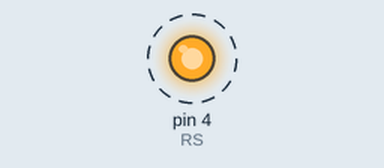
The sketch below on a simulated Arduino Uno, built with avr-gcc and run on an emulated ATmega328P. Parts: output pins drawn as LEDs (lit = HIGH). Dashed ring = blinking. Pins used as bus, display or sensor lines are not drawn.

Above: at 0.5 s.
Timing chart, 0 to 4.6 s (numbered marks = the images above):
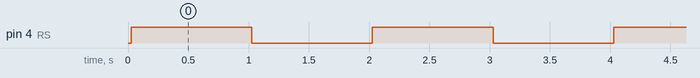

The sketch:

lcd_controller.ino
```cpp
#define RS    4
#define RW    9 // Not used because i'm just writing data to the display
#define E     6
#define D7    13
#define D6    12
#define D5    11
#define D4    10
#define BUFF  24

int strlen(char *s)
{
  int i = 0;
  while (s[i])
    s[i++];
  return (i);
}

void strobe(void)
{
  digitalWrite(E, HIGH);
  digitalWrite(E, LOW);
}

// This function receives a byte of data
// It then sets or resets the corresponding bits and sends them to the display
void send_byte(byte c)
{
  if (c & 0x80) digitalWrite(D7, HIGH); else  digitalWrite(D7, LOW);
  if (c & 0x40) digitalWrite(D6, HIGH); else  digitalWrite(D6, LOW);
  if (c & 0x20) digitalWrite(D5, HIGH); else  digitalWrite(D5, LOW);
  if (c & 0x10) digitalWrite(D4, HIGH); else  digitalWrite(D4, LOW);
  strobe();   // Necessary strobe because of 4-bit mode
  if (c & 0x08) digitalWrite(D7, HIGH); else  digitalWrite(D7, LOW);
  if (c & 0x04) digitalWrite(D6, HIGH); else  digitalWrite(D6, LOW);
  if (c & 0x02) digitalWrite(D5, HIGH); else  digitalWrite(D5, LOW);
  if (c & 0x01) digitalWrite(D4, HIGH); else  digitalWrite(D4, LOW);
  strobe();
  delayMicroseconds(40);
}

// This initializes the display in 4-bit mode
void lcd_init(void)
{
  pinMode(RS, OUTPUT);
  // pinMode(RW, INPUT); In the schematic RW is always tied to GND because i don't need to receives data from it
  pinMode(E , OUTPUT);
  pinMode(D7, OUTPUT);
  pinMode(D6, OUTPUT);
  pinMode(D5, OUTPUT);
  pinMode(D4, OUTPUT);

  digitalWrite(RS, LOW);
  delay(15);

  digitalWrite(D4, HIGH);
  digitalWrite(D5, HIGH);
  strobe();
  delay(5);
  strobe();
  delayMicroseconds(100);

  strobe();
  delay(5);

  // 4-bit mode
  send_byte(0x28);
  send_byte(0x0c);
  send_byte(0x06);
  send_byte(0x01);
}


// Takes a string as an argument and sends each byte of each char of the string to the display
void lcd_puts(const char * s)
{
  digitalWrite(RS,HIGH);
  if (strlen(s) > 16)
  {
    int i = 0;
    while (i < 16)                   // Write text until the end of the display
    {
        send_byte(s[i]);
        i++;
    }
    int x = 0;
    while (x < BUFF)                 // Add the spaces to fill the buffer
    {
      send_byte(' ');
      x++;
    }
    if (s[i] == ' ')i++;             // Get rid of the beginning space if at the cut
    while(s[i])send_byte(s[i++]);    // Write the rest of the text
  }
  else
    while(*s)send_byte(*s++);
}

// Takes a char as an argument and sends the corresponding byte of the passed char
void lcd_putc(const char c)
{
  digitalWrite(RS,HIGH);
  send_byte(c);
}

void setup()
{
  // Serial.begin(9600);
  // while (! Serial);
  lcd_init();
}

/*    Instruction set
      the functions will be in the same format as i_clear().
      The i_ prefix stands for instruction.
*/

// clear instruction
void i_clear()
{
  digitalWrite(RS, LOW);
  send_byte(0x01);
}


void loop()
{
  // In this example loop, I send a string to the display, wait 1sec, clear the display, wait again
  lcd_puts("string to send");
  delay(1000);
  i_clear();
  delay(1000);

}
```

Measured:
- by itself, pin 4 (RS): alternates HIGH for 1.0 s and LOW for 1.0 s
